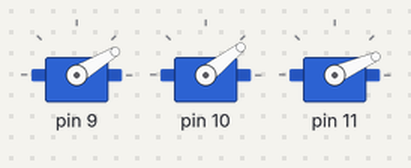
Bench run of a sketch on a simulated Arduino Uno, built with avr-gcc and run on an emulated ATmega328P. Shown: 3 × servo. What the sketch prints to the serial monitor is not drawn.

Above: at 0.05 s.
At 3.9 s:
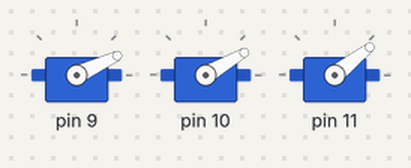
At 7.75 s:
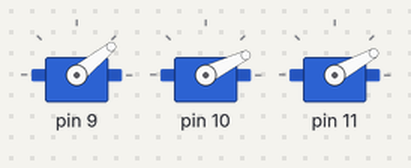
Timing chart, 0 to 14.0 s (numbered marks = the images above):
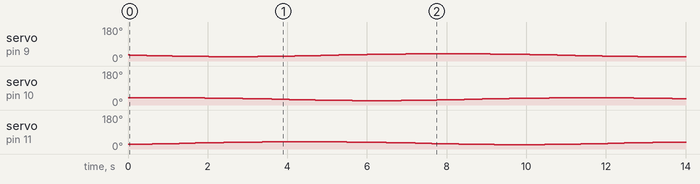

The sketch:

gyr_servo_ctrl.ino
```cpp
#include <Servo.h>
Servo myservo[3];
float plateR=45;
float outR;
float oblique=M_PI/18; //30 degree
float plateFoot_r;
float plateFoot_h[3];
float val[3];
float count=0;
float speedd=0.02;
void setup() {
  // put your setup code here, to run once:
  Serial.begin(9600);
  myservo[0].attach(9);
  myservo[1].attach(10);
  myservo[2].attach(11);

  for(int i=0;i<3;i++){
    myservo[i].write(90);
  }
}

void loop() {
  count++;
  outR=plateR/cos(oblique);

//  plateFoot_r=plateR*(2*sq(cos(oblique))-1)/cos(oblique);
  plateFoot_r=180;
  for(int i=0;i<3;i++){

    plateFoot_h[i]=sin(oblique)
    *sqrt(sq(outR*cos(count*speedd)-plateFoot_r*cos(M_PI_2+i*(2*M_PI/3)))
    +sq(outR*sin(count*speedd)-plateFoot_r*sin(M_PI_2+i*(2*M_PI/3))));
    myservo[i].write(plateFoot_h[i]);
//    myservo[i].write(180);
//    println(plateFoot_h[i]);
  }
//myservo[0].write(90+90*sin(count*0.01));
Serial.print("m1  ");
Serial.println(plateFoot_h[0]);
Serial.print("m2  ");
Serial.println(plateFoot_h[1]);
Serial.print("m3  ");
Serial.println(plateFoot_h[2]);
//myservo[0].write(plateFoot_h[0]);
  delay(30);

}
```
